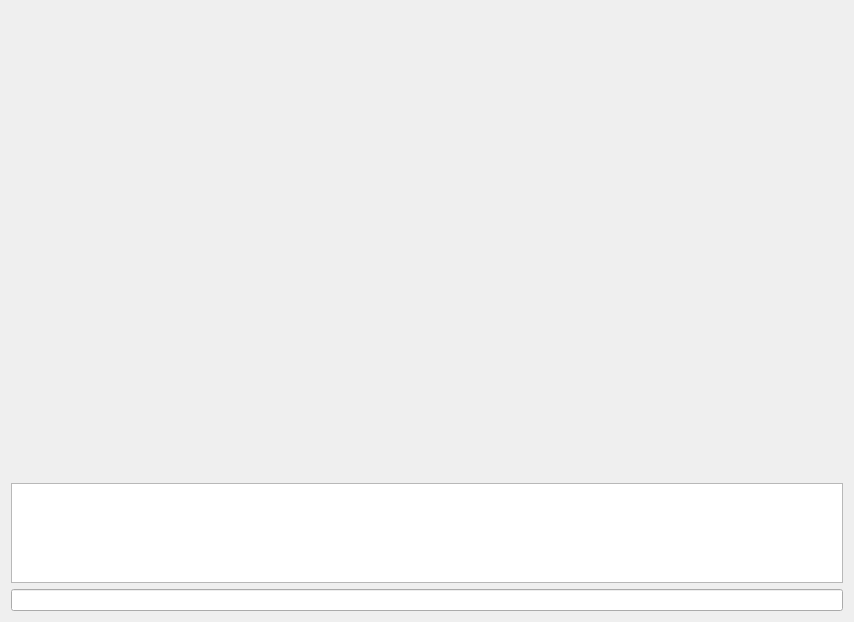
<?xml version="1.0" encoding="UTF-8"?>
<ui version="4.0">
 <class>Form</class>
 <widget class="QWidget" name="Form">
  <property name="geometry">
   <rect>
    <x>0</x>
    <y>0</y>
    <width>854</width>
    <height>622</height>
   </rect>
  </property>
  <property name="sizePolicy">
   <sizepolicy hsizetype="Maximum" vsizetype="Maximum">
    <horstretch>0</horstretch>
    <verstretch>0</verstretch>
   </sizepolicy>
  </property>
  <property name="windowTitle">
   <string>Form</string>
  </property>
  <layout class="QVBoxLayout" name="verticalLayout">
   <item>
    <spacer name="verticalSpacer">
     <property name="orientation">
      <enum>Qt::Vertical</enum>
     </property>
     <property name="sizeHint" stdset="0">
      <size>
       <width>20</width>
       <height>40</height>
      </size>
     </property>
    </spacer>
   </item>
   <item>
    <widget class="QPlainTextEdit" name="plainTextEdit">
     <property name="sizePolicy">
      <sizepolicy hsizetype="Expanding" vsizetype="Fixed">
       <horstretch>0</horstretch>
       <verstretch>0</verstretch>
      </sizepolicy>
     </property>
     <property name="minimumSize">
      <size>
       <width>0</width>
       <height>100</height>
      </size>
     </property>
     <property name="maximumSize">
      <size>
       <width>16777215</width>
       <height>100</height>
      </size>
     </property>
    </widget>
   </item>
   <item>
    <widget class="QLineEdit" name="lineEdit"/>
   </item>
  </layout>
 </widget>
 <resources/>
 <connections/>
</ui>
